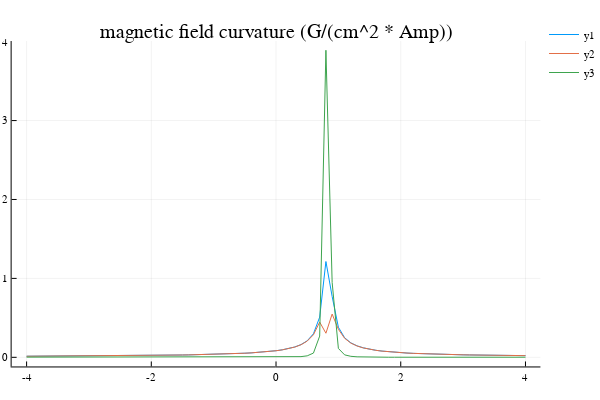

Here is the notebook cell this chart was saved with:
### Code cell
plotly()
plot(-4:0.1:4,bcx*100,title = "magnetic field curvature (G/(cm^2 * Amp))")
plot!(-4:0.1:4,bcy*100)
plot!(-4:0.1:4,bcz*100)

### Figure 1 — Plotly figure (JSON) as saved in the notebook; plotly's stock layout.template omitted (floating-point values rounded to 4 significant figures)
{"data": [{"colorbar": {"title": ""}, "hoverinfo": "text", "legendgroup": "y1", "line": {"color": "rgba(0, 154, 250, 1.000)", "dash": "solid", "shape": "linear", "width": 1}, "mode": "lines", "name": "y1", "showlegend": true, "text": [null, null, null, null, null, null, null, null, null, null, null, null, null, null, null, null, null, null, null, null, null, null, null, null, null, null, null, null, null, null, null, null, null, null, null, null, null, null, null, null, null, null, null, null, null, null, null, null, null, null, null, null, null, null, null, null, null, null, null, null, null, null, null, null, null, null, null, null, null, null, null, null, null, null, null, null, null, null, null, null, null], "type": "scatter", "x": [-4, -3.9, -3.8, -3.7, -3.6, -3.5, -3.4, -3.3, -3.2, -3.1, -3, -2.9, -2.8, -2.7, -2.6, -2.5, -2.4, -2.3, -2.2, -2.1, -2, -1.9, -1.8, -1.7, -1.6, -1.5, -1.4, -1.3, -1.2, -1.1, -1, -0.9, -0.8, -0.7, -0.6, -0.5, -0.4, -0.3, -0.2, -0.1, 0, 0.1, 0.2, 0.3, 0.4, 0.5, 0.6, 0.7, 0.8, 0.9, 1, 1.1, 1.2, 1.3, 1.4, 1.5, 1.6, 1.7, 1.8, 1.9, 2, 2.1, 2.2, 2.3, 2.4, 2.5, 2.6, 2.7, 2.8, 2.9, 3, 3.1, 3.2, 3.3, 3.4, 3.5, 3.6, 3.7, 3.8, 3.9, 4], "xaxis": "x1", "y": [0.01369, 0.014, 0.01433, 0.01468, 0.01503, 0.01541, 0.0158, 0.01621, 0.01664, 0.01709, 0.01756, 0.01806, 0.01859, 0.01914, 0.01973, 0.02034, 0.021, 0.0217, 0.02244, 0.02324, 0.02409, 0.025, 0.02597, 0.02703, 0.02817, 0.02941, 0.03075, 0.03223, 0.03384, 0.03563, 0.0376, 0.03981, 0.04228, 0.04507, 0.04826, 0.05192, 0.05618, 0.06118, 0.06716, 0.07442, 0.08342, 0.09489, 0.11, 0.1307, 0.1611, 0.2095, 0.2985, 0.5091, 1.214, 0.7708, 0.3814, 0.248, 0.1831, 0.1449, 0.1199, 0.1022, 0.08901, 0.07884, 0.07074, 0.06415, 0.05867, 0.05405, 0.05009, 0.04667, 0.04369, 0.04105, 0.03872, 0.03663, 0.03475, 0.03305, 0.0315, 0.03009, 0.0288, 0.02761, 0.02651, 0.0255, 0.02455, 0.02367, 0.02285, 0.02208, 0.02136], "yaxis": "y1", "zmax": 0.1, "zmin": -0.1}, {"colorbar": {"title": ""}, "hoverinfo": "text", "legendgroup": "y2", "line": {"color": "rgba(227, 111, 71, 1.000)", "dash": "solid", "shape": "linear", "width": 1}, "mode": "lines", "name": "y2", "showlegend": true, "text": [null, null, null, null, null, null, null, null, null, null, null, null, null, null, null, null, null, null, null, null, null, null, null, null, null, null, null, null, null, null, null, null, null, null, null, null, null, null, null, null, null, null, null, null, null, null, null, null, null, null, null, null, null, null, null, null, null, null, null, null, null, null, null, null, null, null, null, null, null, null, null, null, null, null, null, null, null, null, null, null, null], "type": "scatter", "x": [-4, -3.9, -3.8, -3.7, -3.6, -3.5, -3.4, -3.3, -3.2, -3.1, -3, -2.9, -2.8, -2.7, -2.6, -2.5, -2.4, -2.3, -2.2, -2.1, -2, -1.9, -1.8, -1.7, -1.6, -1.5, -1.4, -1.3, -1.2, -1.1, -1, -0.9, -0.8, -0.7, -0.6, -0.5, -0.4, -0.3, -0.2, -0.1, 0, 0.1, 0.2, 0.3, 0.4, 0.5, 0.6, 0.7, 0.8, 0.9, 1, 1.1, 1.2, 1.3, 1.4, 1.5, 1.6, 1.7, 1.8, 1.9, 2, 2.1, 2.2, 2.3, 2.4, 2.5, 2.6, 2.7, 2.8, 2.9, 3, 3.1, 3.2, 3.3, 3.4, 3.5, 3.6, 3.7, 3.8, 3.9, 4], "xaxis": "x1", "y": [0.01368, 0.014, 0.01433, 0.01467, 0.01503, 0.0154, 0.01579, 0.0162, 0.01663, 0.01708, 0.01756, 0.01805, 0.01858, 0.01913, 0.01972, 0.02034, 0.02099, 0.02169, 0.02243, 0.02323, 0.02408, 0.02499, 0.02596, 0.02702, 0.02815, 0.02939, 0.03074, 0.03221, 0.03382, 0.0356, 0.03757, 0.03977, 0.04224, 0.04502, 0.0482, 0.05185, 0.05608, 0.06107, 0.06701, 0.07422, 0.08314, 0.09448, 0.1094, 0.1297, 0.1591, 0.2052, 0.286, 0.4464, 0.3051, 0.548, 0.3548, 0.2407, 0.1801, 0.1434, 0.119, 0.1016, 0.08865, 0.07859, 0.07056, 0.06401, 0.05856, 0.05396, 0.05002, 0.04661, 0.04364, 0.04101, 0.03868, 0.03659, 0.03472, 0.03302, 0.03148, 0.03007, 0.02878, 0.02759, 0.0265, 0.02548, 0.02454, 0.02366, 0.02284, 0.02207, 0.02135], "yaxis": "y1", "zmax": 0.1, "zmin": -0.1}, {"colorbar": {"title": ""}, "hoverinfo": "text", "legendgroup": "y3", "line": {"color": "rgba(62, 164, 78, 1.000)", "dash": "solid", "shape": "linear", "width": 1}, "mode": "lines", "name": "y3", "showlegend": true, "text": [null, null, null, null, null, null, null, null, null, null, null, null, null, null, null, null, null, null, null, null, null, null, null, null, null, null, null, null, null, null, null, null, null, null, null, null, null, null, null, null, null, null, null, null, null, null, null, null, null, null, null, null, null, null, null, null, null, null, null, null, null, null, null, null, null, null, null, null, null, null, null, null, null, null, null, null, null, null, null, null, null], "type": "scatter", "x": [-4, -3.9, -3.8, -3.7, -3.6, -3.5, -3.4, -3.3, -3.2, -3.1, -3, -2.9, -2.8, -2.7, -2.6, -2.5, -2.4, -2.3, -2.2, -2.1, -2, -1.9, -1.8, -1.7, -1.6, -1.5, -1.4, -1.3, -1.2, -1.1, -1, -0.9, -0.8, -0.7, -0.6, -0.5, -0.4, -0.3, -0.2, -0.1, 0, 0.1, 0.2, 0.3, 0.4, 0.5, 0.6, 0.7, 0.8, 0.9, 1, 1.1, 1.2, 1.3, 1.4, 1.5, 1.6, 1.7, 1.8, 1.9, 2, 2.1, 2.2, 2.3, 2.4, 2.5, 2.6, 2.7, 2.8, 2.9, 3, 3.1, 3.2, 3.3, 3.4, 3.5, 3.6, 3.7, 3.8, 3.9, 4], "xaxis": "x1", "y": [0.002188, 0.002142, 0.002096, 0.00205, 0.002004, 0.001959, 0.001913, 0.001868, 0.001823, 0.001778, 0.001733, 0.001688, 0.001644, 0.001599, 0.001555, 0.001511, 0.001467, 0.001424, 0.001381, 0.001338, 0.001296, 0.001254, 0.001213, 0.001172, 0.001132, 0.001093, 0.001056, 0.00102, 0.0009853, 0.0009534, 0.0009246, 0.0008997, 0.0008802, 0.0008676, 0.0008649, 0.0008757, 0.0009063, 0.0009659, 0.00107, 0.001246, 0.001541, 0.002048, 0.002963, 0.004742, 0.008618, 0.0187, 0.05385, 0.2691, 3.891, 0.9494, 0.1125, 0.03093, 0.01255, 0.006354, 0.003733, 0.002456, 0.001772, 0.001383, 0.001153, 0.001016, 0.0009361, 0.0008919, 0.0008718, 0.000868, 0.0008759, 0.0008921, 0.0009144, 0.0009413, 0.0009717, 0.001005, 0.00104, 0.001077, 0.001115, 0.001154, 0.001195, 0.001236, 0.001277, 0.001319, 0.001362, 0.001405, 0.001448], "yaxis": "y1", "zmax": 0.1, "zmin": -0.1}], "layout": {"annotations": [{"font": {"color": "rgba(0, 0, 0, 1.000)", "family": "sans-serif", "size": 20}, "rotation": 0, "showarrow": false, "text": "magnetic field curvature (G/(cm^2 * Amp))", "x": 0.5074, "xanchor": "center", "xref": "paper", "y": 1, "yanchor": "top", "yref": "paper"}], "height": 400, "legend": {"bgcolor": "rgba(255, 255, 255, 1.000)", "bordercolor": "rgba(0, 0, 0, 1.000)", "font": {"color": "rgba(0, 0, 0, 1.000)", "family": "sans-serif", "size": 11}, "tracegroupgap": 0, "x": 1, "y": 1}, "margin": {"b": 20, "l": 0, "r": 0, "t": 20}, "paper_bgcolor": "rgba(255, 255, 255, 1.000)", "plot_bgcolor": "rgba(255, 255, 255, 1.000)", "showlegend": true, "width": 600, "xaxis": {"anchor": "y1", "domain": [0.02138, 0.9934], "gridcolor": "rgba(0, 0, 0, 0.100)", "gridwidth": 0.5, "linecolor": "rgba(0, 0, 0, 1.000)", "mirror": false, "range": [-4.24, 4.24], "showgrid": true, "showline": true, "showticklabels": true, "tickangle": 0, "tickcolor": "rgb(0, 0, 0)", "tickfont": {"color": "rgba(0, 0, 0, 1.000)", "family": "sans-serif", "size": 11}, "tickmode": "array", "ticks": "inside", "ticktext": ["-4", "-2", "0", "2", "4"], "tickvals": [-4, -2, 0, 2, 4], "title": "", "titlefont": {"color": "rgba(0, 0, 0, 1.000)", "family": "sans-serif", "size": 15}, "type": "-", "visible": true, "zeroline": false, "zerolinecolor": "rgba(0, 0, 0, 1.000)"}, "yaxis": {"anchor": "x1", "domain": [0.03762, 0.9415], "gridcolor": "rgba(0, 0, 0, 0.100)", "gridwidth": 0.5, "linecolor": "rgba(0, 0, 0, 1.000)", "mirror": false, "range": [-0.1158, 4.008], "showgrid": true, "showline": true, "showticklabels": true, "tickangle": 0, "tickcolor": "rgb(0, 0, 0)", "tickfont": {"color": "rgba(0, 0, 0, 1.000)", "family": "sans-serif", "size": 11}, "tickmode": "array", "ticks": "inside", "ticktext": ["0", "1", "2", "3", "4"], "tickvals": [0, 1, 2, 3, 4], "title": "", "titlefont": {"color": "rgba(0, 0, 0, 1.000)", "family": "sans-serif", "size": 15}, "type": "-", "visible": true, "zeroline": false, "zerolinecolor": "rgba(0, 0, 0, 1.000)"}}}
